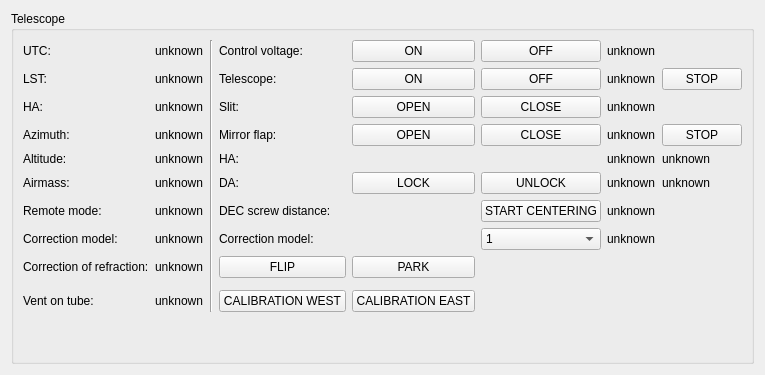
      <widget class="QWidget" name="page_5">
       <layout class="QGridLayout" name="gridLayout_23">
        <item row="0" column="0">
         <widget class="QGroupBox" name="groupBox_12">
          <property name="sizePolicy">
           <sizepolicy hsizetype="Preferred" vsizetype="Preferred">
            <horstretch>0</horstretch>
            <verstretch>0</verstretch>
           </sizepolicy>
          </property>
          <property name="title">
           <string>Telescope</string>
          </property>
          <layout class="QGridLayout" name="gridLayout_13">
           <property name="leftMargin">
            <number>9</number>
           </property>
           <property name="topMargin">
            <number>9</number>
           </property>
           <property name="rightMargin">
            <number>9</number>
           </property>
           <property name="bottomMargin">
            <number>9</number>
           </property>
           <item row="6" column="0">
            <widget class="QLabel" name="label_11">
             <property name="text">
              <string>Altitude:</string>
             </property>
            </widget>
           </item>
           <item row="6" column="7">
            <widget class="QLabel" name="ha_lock_LB">
             <property name="text">
              <string>unknown</string>
             </property>
            </widget>
           </item>
           <item row="3" column="5">
            <widget class="QPushButton" name="telescope_on_BT">
             <property name="text">
              <string>ON</string>
             </property>
            </widget>
           </item>
           <item row="7" column="3">
            <widget class="QLabel" name="label_31">
             <property name="text">
              <string>DA:</string>
             </property>
            </widget>
           </item>
           <item row="4" column="3">
            <widget class="QLabel" name="label_8">
             <property name="text">
              <string>Slit:</string>
             </property>
            </widget>
           </item>
           <item row="10" column="1">
            <widget class="QLabel" name="correction_refraction_state_LB">
             <property name="text">
              <string>unknown</string>
             </property>
            </widget>
           </item>
           <item row="10" column="5">
            <widget class="QPushButton" name="telescope_park_BT">
             <property name="text">
              <string>PARK</string>
             </property>
            </widget>
           </item>
           <item row="12" column="1">
            <widget class="QLabel" name="vent_tube_state_LB">
             <property name="text">
              <string>unknown</string>
             </property>
            </widget>
           </item>
           <item row="3" column="0">
            <widget class="QLabel" name="label_9">
             <property name="text">
              <string>LST:</string>
             </property>
            </widget>
           </item>
           <item row="3" column="3">
            <widget class="QLabel" name="label_7">
             <property name="text">
              <string>Telescope:</string>
             </property>
            </widget>
           </item>
           <item row="9" column="7">
            <widget class="QLabel" name="correction_model_LB">
             <property name="text">
              <string>unknown</string>
             </property>
            </widget>
           </item>
           <item row="3" column="8">
            <widget class="QPushButton" name="telescope_stop_BT">
             <property name="text">
              <string>STOP</string>
             </property>
            </widget>
           </item>
           <item row="10" column="0">
            <widget class="QLabel" name="label_29">
             <property name="text">
              <string>Correction of refraction:</string>
             </property>
            </widget>
           </item>
           <item row="8" column="6">
            <widget class="QPushButton" name="dec_screw_start_centering_BT">
             <property name="text">
              <string>START CENTERING</string>
             </property>
            </widget>
           </item>
           <item row="8" column="7">
            <widget class="QLabel" name="dec_screw_limit_LB">
             <property name="text">
              <string>unknown</string>
             </property>
            </widget>
           </item>
           <item row="5" column="3">
            <widget class="QLabel" name="label_36">
             <property name="text">
              <string>Mirror flap:</string>
             </property>
            </widget>
           </item>
           <item row="2" column="1">
            <widget class="QLabel" name="utc_LB">
             <property name="text">
              <string>unknown</string>
             </property>
            </widget>
           </item>
           <item row="2" column="0">
            <widget class="QLabel" name="label">
             <property name="text">
              <string>UTC:</string>
             </property>
            </widget>
           </item>
           <item row="3" column="1">
            <widget class="QLabel" name="lst_LB">
             <property name="text">
              <string>unknown</string>
             </property>
            </widget>
           </item>
           <item row="6" column="8">
            <widget class="QLabel" name="ha_calibration_LB">
             <property name="text">
              <string>unknown</string>
             </property>
            </widget>
           </item>
           <item row="7" column="5">
            <widget class="QPushButton" name="axes_lock_BT">
             <property name="text">
              <string>LOCK</string>
             </property>
            </widget>
           </item>
           <item row="8" column="0">
            <widget class="QLabel" name="label_24">
             <property name="text">
              <string>Remote mode:</string>
             </property>
            </widget>
           </item>
           <item row="5" column="1">
            <widget class="QLabel" name="azimuth_LB">
             <property name="text">
              <string>unknown</string>
             </property>
            </widget>
           </item>
           <item row="4" column="6">
            <widget class="QPushButton" name="slit_close_BT">
             <property name="text">
              <string>CLOSE</string>
             </property>
            </widget>
           </item>
           <item row="7" column="6">
            <widget class="QPushButton" name="axes_unlock_BT">
             <property name="text">
              <string>UNLOCK</string>
             </property>
            </widget>
           </item>
           <item row="12" column="3">
            <widget class="QPushButton" name="telescope_calibration_west_BT">
             <property name="text">
              <string>CALIBRATION WEST</string>
             </property>
            </widget>
           </item>
           <item row="2" column="5">
            <widget class="QPushButton" name="control_voltage_on_BT">
             <property name="text">
              <string>ON</string>
             </property>
            </widget>
           </item>
           <item row="4" column="5">
            <widget class="QPushButton" name="slit_open_BT">
             <property name="text">
              <string>OPEN</string>
             </property>
            </widget>
           </item>
           <item row="3" column="7">
            <widget class="QLabel" name="global_state_telescope_LB">
             <property name="text">
              <string>unknown</string>
             </property>
            </widget>
           </item>
           <item row="5" column="7">
            <widget class="QLabel" name="global_state_mirror_cover_LB">
             <property name="text">
              <string>unknown</string>
             </property>
            </widget>
           </item>
           <item row="9" column="3">
            <widget class="QLabel" name="label_26">
             <property name="text">
              <string>Correction model:</string>
             </property>
            </widget>
           </item>
           <item row="7" column="7">
            <widget class="QLabel" name="da_lock_LB">
             <property name="text">
              <string>unknown</string>
             </property>
            </widget>
           </item>
           <item row="7" column="8">
            <widget class="QLabel" name="da_calibration_LB">
             <property name="text">
              <string>unknown</string>
             </property>
            </widget>
           </item>
           <item row="2" column="3">
            <widget class="QLabel" name="label_34">
             <property name="text">
              <string>Control voltage:</string>
             </property>
            </widget>
           </item>
           <item row="5" column="6">
            <widget class="QPushButton" name="mirror_flap_close_BT">
             <property name="text">
              <string>CLOSE</string>
             </property>
            </widget>
           </item>
           <item row="6" column="1">
            <widget class="QLabel" name="altitude_LB">
             <property name="text">
              <string>unknown</string>
             </property>
            </widget>
           </item>
           <item row="15" column="0">
            <spacer name="verticalSpacer_6">
             <property name="orientation">
              <enum>Qt::Vertical</enum>
             </property>
             <property name="sizeHint" stdset="0">
              <size>
               <width>20</width>
               <height>40</height>
              </size>
             </property>
            </spacer>
           </item>
           <item row="8" column="1">
            <widget class="QLabel" name="remote_mode_LB">
             <property name="text">
              <string>unknown</string>
             </property>
            </widget>
           </item>
           <item row="8" column="3">
            <widget class="QLabel" name="label_18">
             <property name="text">
              <string>DEC screw distance:</string>
             </property>
            </widget>
           </item>
           <item row="5" column="8">
            <widget class="QPushButton" name="mirror_flap_stop_BT">
             <property name="text">
              <string>STOP</string>
             </property>
            </widget>
           </item>
           <item row="2" column="6">
            <widget class="QPushButton" name="control_voltage_off_BT">
             <property name="text">
              <string>OFF</string>
             </property>
            </widget>
           </item>
           <item row="9" column="0">
            <widget class="QLabel" name="label_27">
             <property name="text">
              <string>Correction model:</string>
             </property>
            </widget>
           </item>
           <item row="7" column="0">
            <widget class="QLabel" name="label_5">
             <property name="text">
              <string>Airmass:</string>
             </property>
            </widget>
           </item>
           <item row="5" column="0">
            <widget class="QLabel" name="label_10">
             <property name="text">
              <string>Azimuth:</string>
             </property>
            </widget>
           </item>
           <item row="4" column="0">
            <widget class="QLabel" name="label_33">
             <property name="text">
              <string>HA:</string>
             </property>
            </widget>
           </item>
           <item row="3" column="6">
            <widget class="QPushButton" name="telescope_off_BT">
             <property name="text">
              <string>OFF</string>
             </property>
            </widget>
           </item>
           <item row="2" column="7">
            <widget class="QLabel" name="control_voltage_LB">
             <property name="text">
              <string>unknown</string>
             </property>
            </widget>
           </item>
           <item row="4" column="7">
            <widget class="QLabel" name="global_state_slit_LB">
             <property name="text">
              <string>unknown</string>
             </property>
            </widget>
           </item>
           <item row="12" column="5">
            <widget class="QPushButton" name="telescope_calibration_east_BT">
             <property name="text">
              <string>CALIBRATION EAST</string>
             </property>
            </widget>
           </item>
           <item row="9" column="1">
            <widget class="QLabel" name="correction_model_state_LB">
             <property name="text">
              <string>unknown</string>
             </property>
            </widget>
           </item>
           <item row="10" column="3">
            <widget class="QPushButton" name="telescope_flip_BT">
             <property name="text">
              <string>FLIP</string>
             </property>
            </widget>
           </item>
           <item row="7" column="1">
            <widget class="QLabel" name="airmass_LB">
             <property name="text">
              <string>unknown</string>
             </property>
            </widget>
           </item>
           <item row="4" column="1">
            <widget class="QLabel" name="ha_LB">
             <property name="text">
              <string>unknown</string>
             </property>
            </widget>
           </item>
           <item row="12" column="0">
            <widget class="QLabel" name="label_32">
             <property name="text">
              <string>Vent on tube:</string>
             </property>
            </widget>
           </item>
           <item row="9" column="6">
            <widget class="QComboBox" name="telescope_correction_model_CB">
             <item>
              <property name="text">
               <string>1</string>
              </property>
             </item>
             <item>
              <property name="text">
               <string>2</string>
              </property>
             </item>
             <item>
              <property name="text">
               <string>3</string>
              </property>
             </item>
             <item>
              <property name="text">
               <string>4</string>
              </property>
             </item>
             <item>
              <property name="text">
               <string>5</string>
              </property>
             </item>
            </widget>
           </item>
           <item row="6" column="3">
            <widget class="QLabel" name="label_30">
             <property name="text">
              <string>HA:</string>
             </property>
            </widget>
           </item>
           <item row="5" column="5">
            <widget class="QPushButton" name="mirror_flap_open_BT">
             <property name="text">
              <string>OPEN</string>
             </property>
            </widget>
           </item>
           <item row="2" column="2" rowspan="11">
            <widget class="Line" name="line">
             <property name="sizePolicy">
              <sizepolicy hsizetype="Fixed" vsizetype="Minimum">
               <horstretch>0</horstretch>
               <verstretch>0</verstretch>
              </sizepolicy>
             </property>
             <property name="lineWidth">
              <number>1</number>
             </property>
             <property name="orientation">
              <enum>Qt::Vertical</enum>
             </property>
            </widget>
           </item>
          </layout>
         </widget>
        </item>
       </layout>
      </widget>
